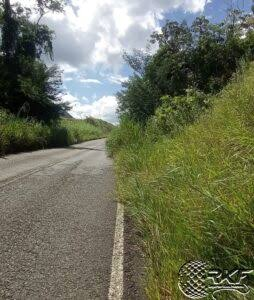
#> input picture fotos/km_42_sentido_norte/2026-06-01.jpg, 254 x 300 px
$ python -i segmentation.py   (imports and definitions only)
#> lines starting #> are read from the running program, lines starting #| are printed output that depends on the picture; after the words box and inside, x2 and y2 are one past the last pixel; in counts of white or black regions, pixels touching at a corner belong together
#> further down, picture is the input picture: shape (300, 254, 3); mean B, G, R 91.1, 113, 109.4
"""
segmentation.py
----------------
Modulo responsavel por gerar a mascara pixel-a-pixel de vegetacao em uma imagem.

Duas estrategias sao oferecidas:

1. `segment_classical`: metodo baseado em indices de vegetacao (Excess Green -
   Excess Red) + limiarizacao de Otsu + limpeza morfologica. NAO precisa de
   treino nem de dataset rotulado. Funciona bem como baseline imediato e como
   gerador automatico de "pseudo-rotulos" para acelerar a anotacao futura.

2. `segment_dl`: hook para um modelo de deep learning (ex: YOLOv8-seg,
   DeepLabV3+) treinado com fotos reais das rodovias. Quando voce tiver dados
   anotados, basta treinar o modelo e plugar aqui — o resto do pipeline
   (temporal_tracker.py, pipeline.py) nao muda.

A funcao `segment()` unifica as duas, escolhendo o metodo via parametro.
"""

from __future__ import annotations
import numpy as np
import cv2


def _excess_green_minus_red(image_rgb: np.ndarray) -> np.ndarray:
    """Calcula o indice ExG - ExR, classico em agricultura de precisao para
    realcar vegetacao verde independente de iluminacao.

    image_rgb: array HxWx3, uint8, canais em ordem RGB.
    Retorna: array HxW float, quanto maior, mais "vegetacao" o pixel parece.
    """
    img = image_rgb.astype(np.float32)
    r, g, b = img[..., 0], img[..., 1], img[..., 2]
    total = r + g + b + 1e-6
    r_n, g_n, b_n = r / total, g / total, b / total
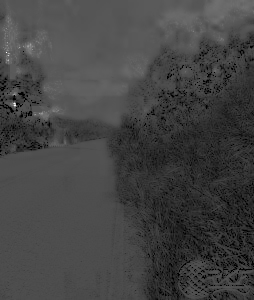
#> r_n: shape (300, 254) float32; min 0, max 1, mean 0.265
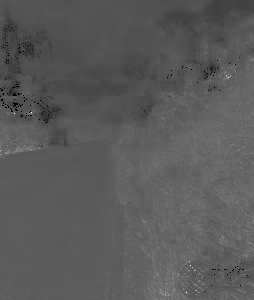
#> b_n: shape (300, 254) float32; min 0, max 1, mean 0.355

    exg = 2 * g_n - r_n - b_n
    exr = 1.4 * r_n - g_n
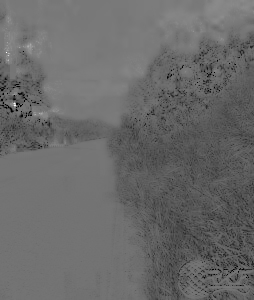
#> exr: shape (300, 254) float32; min -1, max 1.4, mean -0.0091; drawn with min black and max white
    return exg - exr
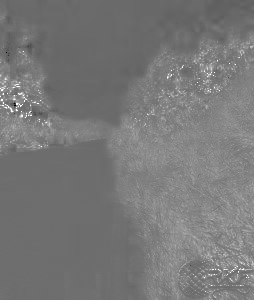
#> returned value: shape (300, 254) float32; min -2.4, max 3, mean 0.149; drawn with min black and max white


def segment_classical(image_rgb: np.ndarray, min_blob_area: int = 150) -> np.ndarray:
    """Segmentacao classica de vegetacao sem necessidade de treino.

    Passos:
      1. Calcula indice ExG-ExR (realca verde)
      2. Limiarizacao automatica (Otsu) sobre o indice
      3. Remove ruido (abertura morfologica) e buracos pequenos (fechamento)
      4. Remove blobs muito pequenos (provavel ruido, nao vegetacao real)

    Retorna mascara booleana HxW (True = vegetacao).
    """
    if image_rgb.ndim != 3 or image_rgb.shape[2] != 3:
        raise ValueError("image_rgb deve ser um array HxWx3 (RGB)")

    idx = _excess_green_minus_red(image_rgb)

    # Normaliza para 0-255 para usar Otsu do OpenCV
    idx_norm = cv2.normalize(idx, None, 0, 255, cv2.NORM_MINMAX).astype(np.uint8)
    _, mask = cv2.threshold(idx_norm, 0, 255, cv2.THRESH_BINARY + cv2.THRESH_OTSU)
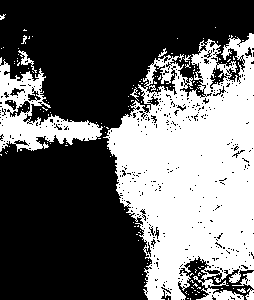
#> mask: shape (300, 254); 39.6% white; 139 white regions (129 under 20 px), largest, box (x1, y1, x2, y2) and area: (103, 33, 254, 300) 25861, (0, 57, 103, 152) 3579, (232, 271, 254, 289) 142

    # Limpeza morfologica
    kernel = cv2.getStructuringElement(cv2.MORPH_ELLIPSE, (5, 5))
    mask = cv2.morphologyEx(mask, cv2.MORPH_OPEN, kernel)
#> mask: shape (300, 254); 33.5% white; 30 white regions (6 under 20 px), largest, box (x1, y1, x2, y2) and area: (108, 56, 254, 300) 21345, (0, 112, 101, 151) 1817, (0, 64, 22, 103) 415
    mask = cv2.morphologyEx(mask, cv2.MORPH_CLOSE, kernel)
#> mask: shape (300, 254); 35.1% white; 14 white regions (3 under 20 px), largest, box (x1, y1, x2, y2) and area: (108, 44, 254, 300) 22969, (0, 112, 101, 151) 1922, (0, 64, 44, 110) 968

    # Remove blobs pequenos
    num_labels, labels, stats, _ = cv2.connectedComponentsWithStats(mask, connectivity=8)
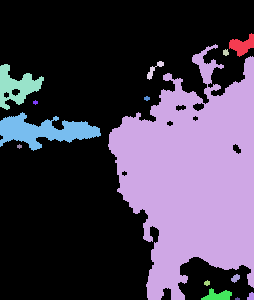
#> labels: shape (300, 254) int32; 15 distinct labels, from 0 to 14; one colour per label, 0 black
#> num_labels = 15; stats = 15 rows, first 6: [0, 0, 254, 300, 49488], [229, 33, 25, 24, 317], [108, 44, 146, 256, 22969], [223, 49, 6, 7, 32], [147, 61, 17, 19, 98], [0, 64, 44, 46, 968]
    clean_mask = np.zeros_like(mask)
    for label_id in range(1, num_labels):
        if stats[label_id, cv2.CC_STAT_AREA] >= min_blob_area:
            clean_mask[labels == label_id] = 255
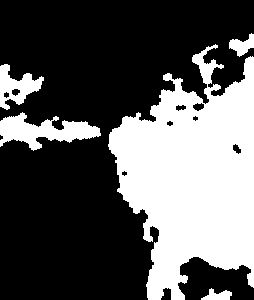
#> clean_mask: shape (300, 254); 34.6% white; 5 white regions, box (x1, y1, x2, y2) and area: (108, 44, 254, 300) 22969, (0, 112, 101, 151) 1922, (0, 64, 44, 110) 968, (229, 33, 254, 57) 317, (201, 288, 232, 300) 219

    return clean_mask.astype(bool)


def segment_dl(image_rgb: np.ndarray, model) -> np.ndarray:
    """Hook para segmentacao via deep learning (ex: YOLOv8-seg da Ultralytics).

    `model` deve ser um objeto ja carregado (ex: `YOLO('best.pt')`).
    Esta funcao assume uma unica classe "vegetacao" e retorna a uniao de
    todas as mascaras preditas.

    Exemplo de uso quando o modelo estiver pronto:
        from ultralytics import YOLO
        model = YOLO('runs/segment/train/weights/best.pt')
        mask = segment_dl(image_rgb, model)
    """
    results = model.predict(image_rgb, verbose=False)
    h, w = image_rgb.shape[:2]
    mask = np.zeros((h, w), dtype=bool)

    for r in results:
        if r.masks is None:
            continue
        for m in r.masks.data.cpu().numpy():
            m_resized = cv2.resize(m, (w, h))
            mask |= (m_resized > 0.5)

    return mask


def segment(image_rgb: np.ndarray, method: str = "classical", model=None,
            min_blob_area: int = 150) -> np.ndarray:
    """Interface unica de segmentacao.

    method: "classical" (padrao, sem treino) ou "dl" (requer `model` treinado).
    """
    if method == "classical":
        return segment_classical(image_rgb, min_blob_area=min_blob_area)
    elif method == "dl":
        if model is None:
            raise ValueError("Metodo 'dl' requer um modelo carregado (parametro model=)")
        return segment_dl(image_rgb, model)
    else:
        raise ValueError(f"Metodo desconhecido: {method}")


def coverage_percent(mask: np.ndarray) -> float:
    """Percentual de pixels classificados como vegetacao (0-100)."""
    return 100.0 * mask.sum() / mask.size

>>> import cv2
>>> picture = cv2.imread('fotos/km_42_sentido_norte/2026-06-01.jpg')
>>> result = segment(picture)
